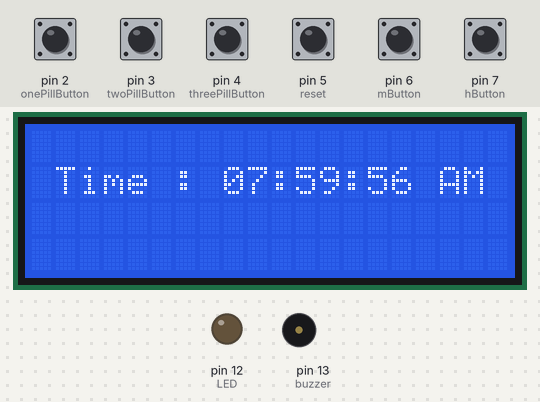
This sketch was run on a simulated Arduino Uno, built with avr-gcc and run on an emulated ATmega328P. On the bench: 20×4 character LCD, output pins drawn as LEDs (lit = HIGH), buzzer (waves = sounding, pin HIGH). Inputs (shaded band) come from the test bench; at power-on: pin 2 (onePillButton), pin 3 (twoPillButton), pin 4 (threePillButton), pin 5 (reset), pin 6 (mButton), pin 7 (hButton) LOW.

Above: at 4.3 s.
4.4 s: pin 2 (onePillButton) pulled HIGH for 1.25 s
At 6.0 s:
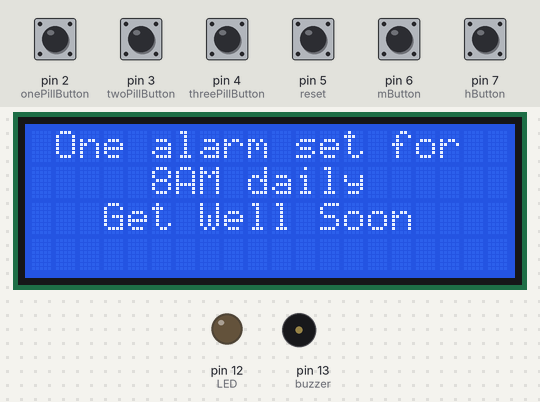
9.7 s: pin 3 (twoPillButton) pulled HIGH for 1.25 s
At 11.2 s:
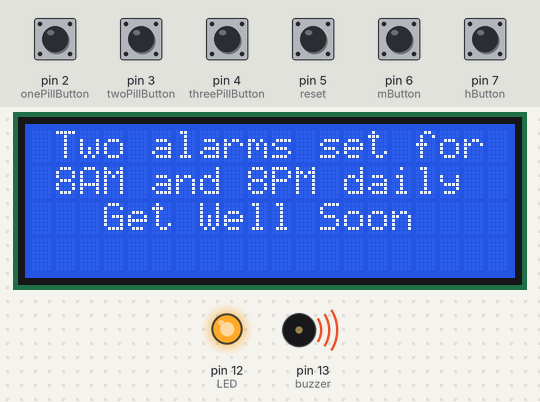
12.9 s: pin 4 (threePillButton) pulled HIGH for 1.25 s
At 14.0 s:
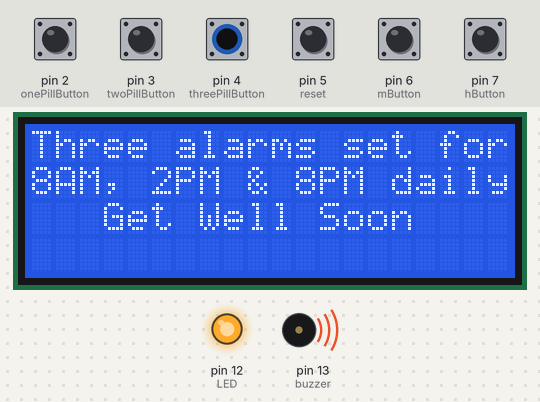
16.1 s: pin 5 (reset) pulled HIGH for 1.25 s
At 17.5 s:
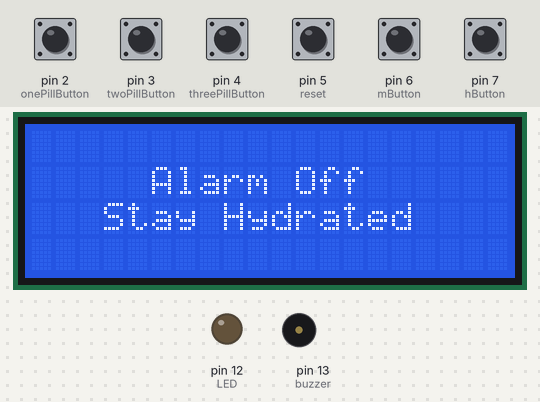
19.2 s: pin 6 (mButton) pulled HIGH for 1.25 s
At 21.5 s:
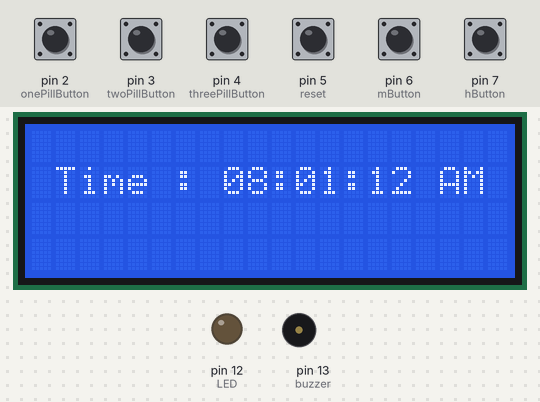
23.2 s: pin 7 (hButton) pulled HIGH for 1.25 s
At 25.5 s:
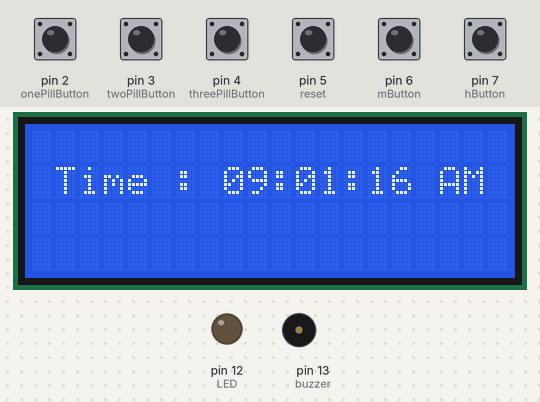
Timing chart, 0 to 27.0 s (numbered marks = the images above; inputs shaded):
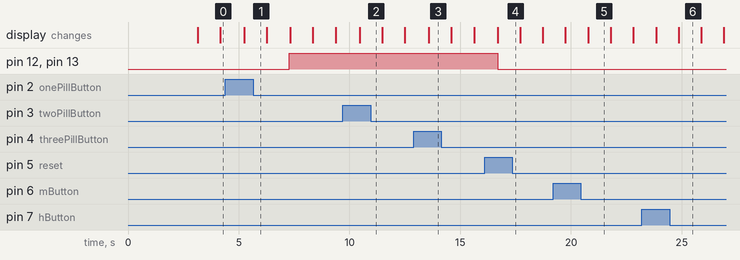

Measured:
- after the input at 4.4 s, pin 12 (LED), pin 13 (buzzer): LOW → HIGH after 2.9 s; the display: changes after 0.85 s (image 1)
- after the input at 9.7 s, the display: changes after 0.75 s (image 2)
- after the input at 12.9 s, the display: changes after 0.68 s (image 3)
- after the input at 16.1 s, pin 12 (LED), pin 13 (buzzer): HIGH → LOW after 0.59 s; the display: changes after 0.59 s (image 4)

The sketch:

software.ino
```cpp
#include <Wire.h>
#include <hd44780.h>
#include <hd44780ioClass/hd44780_I2Cexp.h>

// Initialise LCD Object for 20 x 4 LCD I2C
hd44780_I2Cexp lcd;

// Pins to Set and Reset alarms
int onePillButton = 2;
int twoPillButton = 3;
int threePillButton = 4;
int reset = 5;

// Pins to Change Time
int mButton = 6;
int hButton = 7;

// Pins to send Output
int LED = 12;
int buzzer = 13;

// Default Time
int h = 7, m = 59, s = 55;

// Alarm State
int flag = 0;

void setup()
{
    lcd.begin(20, 4);
    pinMode(buzzer, OUTPUT);
    pinMode(hButton, INPUT);
    pinMode(mButton, INPUT);
    pinMode(LED, OUTPUT);
    pinMode(onePillButton, INPUT);
    pinMode(twoPillButton, INPUT);
    pinMode(threePillButton, INPUT);
    pinMode(reset, INPUT);
    lcd.setCursor(0, 0);
    lcd.print("   Welcome to Our   ");
    lcd.setCursor(0, 1);
    lcd.print("   Pill Reminder   ");
    lcd.setCursor(0, 3);
    lcd.print("     By Group 3     ");
    delay(3000);
    lcd.clear();
}

// To print time with formatting
void printTime()
{
    String time = String(" Time : ");
    if(h == 0)
      time = String(time + "00:");
    else if(h == 12)
      time = String(time +  "12:");
    else if (h % 12 < 10)
        time = String(time + "0" + h % 12 + ":");
    else
        time = String(time + h % 12 + ":");

    if (m < 10)
        time = String(time + "0" + m + ":");
    else
        time = String(time + m + ":");

    if (s < 10)
        time = String(time + "0" + s);
    else
        time = String(time + s);

    if (h < 12)
        time = String(time + " AM");
    else
        time = String(time + " PM");

    lcd.clear();
    lcd.setCursor(0, 1);
    lcd.print(time);
}

// To increment time after every second
void timeIncrement()
{
    // One Minute has passed
    if (s == 59)
    {
        // One Hour has passed
        if (m == 59)
        {
            // One Day has passed
            if (h == 23)
            {
                h = 0, m = 0, s = 0;
            }
            else
            {
                m = 0;
                h += 1;
                s = 0;
            }
        }
        else
        {
            m += 1;
            s = 0;
        }
    }
    else
    {
        s += 1;
    }
}

// To set Time
void setTime(int hButtonState, int mButtonState)
{
    // Increments Hour
    if (hButtonState == 1)
    {
        if (h == 23)
        {
            h = 0;
        }
        else
        {
            h += 1;
        }
        hButtonState = 0;
    }

    // Increments Minute
    if (mButtonState == 1)
    {
        if (m == 59)
        {
            m = 0;
        }
        else
        {
            m += 1;
        }
        mButtonState = 0;
    }
}

// To set Alarm
void setAlarm(int onePillButtonState, int twoPillButtonState, int threePillButtonState, int resetState)
{
    // Sets 8AM alarm
    if (onePillButtonState == 1)
    {
        flag = 1;
        lcd.clear();
        lcd.setCursor(0, 0);
        lcd.print(" One alarm set for ");
        lcd.setCursor(0, 1);
        lcd.print("     8AM daily     ");
        lcd.setCursor(0, 2);
        lcd.print("   Get Well Soon   ");
    }
    // Sets 8AM and 8PM alarms
    else if (twoPillButtonState == 1)
    {
        flag = 2;
        lcd.clear();
        lcd.setCursor(0, 0);
        lcd.print(" Two alarms set for ");
        lcd.setCursor(0, 1);
        lcd.print(" 8AM and 8PM daily ");
        lcd.setCursor(0, 2);
        lcd.print("   Get Well Soon   ");
    }
    // Sets 8AM, 2PM and 8PM alarms
    else if (threePillButtonState == 1)
    {
        flag = 3;
        lcd.clear();
        lcd.setCursor(0, 0);
        lcd.print("Three alarms set for");
        lcd.setCursor(0, 1);
        lcd.print("8AM, 2PM & 8PM daily");
        lcd.setCursor(0, 2);
        lcd.print("   Get Well Soon   ");
    }

    // Stops Alarm
    if (resetState == 1)
    {
        lcd.clear();
        lcd.setCursor(0, 1);
        lcd.print("     Alarm Off     ");
        lcd.setCursor(0, 2);
        lcd.print("   Stay Hydrated   ");
        digitalWrite(LED, LOW);
        digitalWrite(buzzer, LOW);
    }
}

// To play alarm
void playAlarm()
{
    // Plays 8AM alarm
    if (flag != 0)
    {
        if (h == 8 && m == 0 && s == 0)
        {
            digitalWrite(LED, HIGH);
            digitalWrite(buzzer, HIGH);
            lcd.clear();
            lcd.setCursor(0, 1);
            lcd.print("   Have 8AM Pill   ");
            lcd.setCursor(0, 2);
            lcd.print("   Get Well Soon   ");
        }
    }

    // Plays 8PM Alarm
    if (flag == 2 || flag == 3)
    {
        if (h == 20 && m == 0 && s == 0)
        {
            digitalWrite(LED, HIGH);
            digitalWrite(buzzer, HIGH);
            lcd.clear();
            lcd.setCursor(0, 1);
            lcd.print("   Have 8PM Pill   ");
            lcd.setCursor(0, 2);
            lcd.print("   Get Well Soon   ");
        }
    }

    // Plays 2PM Alarm
    if (flag == 3)
    {
        if (h == 14 && m == 0 && s == 0)
        {
            digitalWrite(LED, HIGH);
            digitalWrite(buzzer, HIGH);
            lcd.clear();
            lcd.setCursor(0, 1);
            lcd.print("   Have 2PM Pill   ");
            lcd.setCursor(0, 2);
            lcd.print("   Get Well Soon   ");
        }
    }
}

void loop()
{
    int hButtonState = digitalRead(hButton);
    int mButtonState = digitalRead(mButton);
    int onePillButtonState = digitalRead(onePillButton);
    int twoPillButtonState = digitalRead(twoPillButton);
    int threePillButtonState = digitalRead(threePillButton);
    int resetState = digitalRead(reset);

    printTime();
    timeIncrement();
    setTime(hButtonState, mButtonState);
    setAlarm(onePillButtonState, twoPillButtonState, threePillButtonState, resetState);
    playAlarm();

    delay(1000);
}
```
